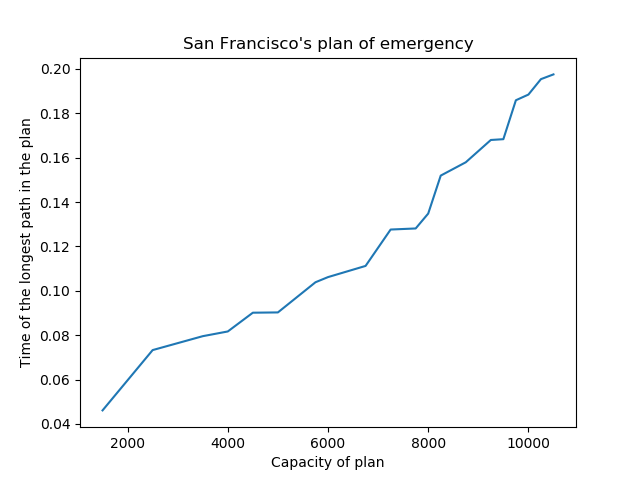

Source code (Python):
import heapq
from utils.weightedGraphFromFile import *
import math
import matplotlib.pyplot as plp
from utils.minHeap import *
''' Usate l'algoritmo CCRP per trovare un piano di evacuazione nel grafo della Città di San Francisco.
I nodi sorgente del piano sono i tre ingressi autostradali della città:

nodo 3718987342 (Golden Gate Bridge)
nodo 915248218 (Oakland Bay Bridge)
nodo 65286004 (James Lick Freeway)
I nodi destinazione corrispondono a sei ospedali cittadini:
nodo 261510687 (San Francisco General Hospital)
nodo 3522821903 (UC Medical Center)
nodo 65319958 (Saint Francis Memorial Hospital)
nodo 65325408 (Saint Mary's Medical Center)
nodo 65295403 (CPMP California Campus)
nodo 258913493 (Kaiser-Permanente Medical Center)

Mostrate l'andamento dell'algoritmo in un grafico a linee dove l'asse x corrisponde alle capacità
e l'asse y al tempo di percorrenza. Il grafico deve mostrare come cresce la capacità ed il tempo di percorrenza
al crescere del numero di percorsi inseriti nel piano dall'algoritmo. '''


'''
- CCRP
- DJIKISTRA
- GRAFICO
'''


'''
####################################
    CONSIGLIO PER IL DOCENTE
####################################

Gentile professore,
    prima di leggere il codice, le consigliamo di leggere l'esercizio 3 contenente le domande teoriche, specialmente l'ultima domanda, ovvero
    quella che spiega l'implementazione e l'uso del min-heap.
'''


def initSSSP(d,pi,s, V):
    for node in V:
        d[node] = math.inf #cast a float forse
        pi[node] = None
    d[s] = 0

def relax(road_time, d, pi, u, v):
    d[v] = d[u] + road_time
    pi[v] = u


def decreaseKey(Q,x): # decrease key che pusha sempre -> più veloce
    heapq.heappush(Q,x)

def decreaseKey2(Q, node, old_w, new_val): # decrease key tradizionale. Solo una delle due è utilizzata
        i = Q.index([old_w, node]) # trovo l'indice del nodo nell'array Q
        if Q[i][0] < new_val:
            return False

        Q[i][0] = new_val # aggiorno la chiave
        bubbleUp(Q,i) # e sistemo l'albero per mantenere la proprietà di min-heap
        return True    

def bubbleUp(Q, i):
        p = parent(i)
        while i > 0 and Q[i] < Q[p]:
            aux = Q[i]
            Q[i] = Q[p]
            Q[p] = aux
            i = p
            p = parent(i)

def parent(i):
    return int((i - 1) / 2)


def dijkstra(graph, s, V,maximum):
    # creo il dizionario delle distanze e de puntatori al padre
    d = dict() 
    pi = dict()
    # e li inizializzo
    initSSSP(d,pi,s,V)
    Q = [] # heap per la priorità

    # rendo Q la coda di min-priorità
    for node in V:
        heapq.heappush(Q, [d[node],node])

    while Q:
        # maximum serve per misurare la complessità in spazio nel caso usassi decreaseKey, cioè quella che pusha sempre
        if len(Q) > maximum: # salvo la grandezza massima che lo heap può raggiungere
            maximum = len(Q)
        
        # estraggo il minimo
        node = heapq.heappop(Q)
        
        # node e' un array => node[0] = distanza dalla sorgente al nodo(chiave dello heap); node[1] = chiave (identificativo) nodo vero e proprio
        u = node[1] 

        for v in graph.weighted_adj_list[u].keys(): # per ogni nodo adiacente al minimo estratto...
            # Road Time from u to v => rt_u_v
            rt_u_v = graph.getRoadTime(u,v) # ricavo il tempo di percorrenza tra il minimo estratto e ogni suo vicino
            if d[u] + rt_u_v < d[v]: # se ho trovato un nuovo cammino minimo...
                old_w = d[v] # salvo il valore vecchio della chiave dello heap per decraseKey2
                relax(rt_u_v, d, pi, u, v) # rilasso l'arco u -> v
                ####
                
                '''Solo uno tra questi due decreaseKey può essere decommentato'''
               
                decreaseKey(Q,[d[v],v]) # e aggiorno lo heap col nuovo valore rilassato (veloce ma occupa più spazio)
                #decreaseKey2(Q,v,old_w,d[v])  # e aggiorno lo heap col nuovo valore rilassato  (non occupa più spazio del normale, ma 40 volte più lento)
               
                ####

    return (d,pi,maximum)

def CCRP(weightedGraph, S, D):
    
    capacity = []
    time = []
    #aggiungo il super nodo sorgente per ricondurci ad un caso con una sorgente unica
    supernode = 0
    weightedGraph.weighted_adj_list[supernode] = defaultdict(list)
    for source in S:
        weightedGraph.weighted_adj_list[supernode][source].extend([0, math.inf])

    # creo l'insieme di nodi
    # insieme dei nodi che hanno out-degree > 0
    l1 = list(weightedGraph.weighted_adj_list.keys())
    l2 = []
    for el in l1:
        l2 = l2 + list(weightedGraph.weighted_adj_list[el].keys())
    V = set(l1 +  l2)
    # a questo punto V è l'insieme dei nodi

    maximum = 0 # il suo valore sarà il numero di nodi dello heap più grande al momento
    worst_heap_size = 0 # il suo valore sarà il numero di nodi dello heap più grande
    while True:
        t0 = T.time()
        (d,pi,maximum) = dijkstra(weightedGraph, supernode, V, maximum)
        print("Dijkstra in =",T.time()-t0)

        if(worst_heap_size < maximum): # di tutti gli heap prodotti di dijkstra, trovo quello peggiore (con più nodi)
            worst_heap_size = maximum

        #nodo destinazione con percorso a costo minore
        dest = {k: v for k, v in d.items() if k in D}
        best_destination = min(dest, key = dest.get)
        #genero path
        path = []
        if d[best_destination] != math.inf:
            path = [best_destination]
            father = pi[best_destination]
            while father:
                path = [father] + path
                father = pi[father]

        #se non trovo un percorso ho concluso la creazione del piano
        if not path:
            break

        flow = math.inf
        t = 0
        #trovo la minima capacità degli archi nel path e calcolo il suo tempo
        for i in range(len(path)-1):
            c = weightedGraph.getRoadCapacity(path[i],path[i+1])
            t += weightedGraph.getRoadTime(path[i],path[i+1])
            if (c < flow):
                flow = c
        #diminuisco le capacità degli archi
        for i in range(len(path)-1):
            weightedGraph.weighted_adj_list[path[i]][path[i+1]][1] -= flow
            #se la capacità diventa 0 elimino l'arco dal grafo
            if weightedGraph.getRoadCapacity(path[i], path[i+1]) == 0:
                del weightedGraph.weighted_adj_list[path[i]][path[i+1]]
        #aggiungo la nuova capacità
        if capacity:
            flow += capacity[-1]
        capacity.append(flow)
        #aggiungo il tempo di percorrenza
        time.append(t)
        #condizione del ciclo

    measureQuality(worst_heap_size,len(V)) # ho usato più spazio in memoria per velocizzare l'algoritmo. Ma quanto in piu?

    return (time,capacity)

def measureQuality(w_h_s,n_h_s):
    i_h_s = round(((w_h_s - n_h_s) * 100) / 19262,2) # increase heap size
    normal_depth = round(math.log(n_h_s,2) + 1,2) # calcolo l'altezza dello heap normale
    worst_depth = round(math.log(w_h_s,2) + 1,2) # calcolo l'altezza dello heap peggiore

    # le differenze sono infime...

    print("Worst heap size: ",w_h_s,". Normal heap size:",n_h_s,". => Increase of ",i_h_s,"%")
    print("Original heap depth: ",normal_depth,". Worst depth: ",worst_depth,"Difference: ",round(worst_depth - normal_depth,2))


path = "SFroad.txt"

S = [3718987342, 915248218, 65286004]
D = [261510687, 3522821903, 65319958, 65325408, 65295403, 258913493]
weightedGraph = weightedGraphFromFile(path)

(time,capacity) = CCRP(weightedGraph, S, D)
#creo grafico

plp.plot(capacity,time)
plp.xlabel("Capacity of plan")
plp.ylabel("Time of the longest path in the plan")
plp.title("San Francisco's plan of emergency")
plp.show()
